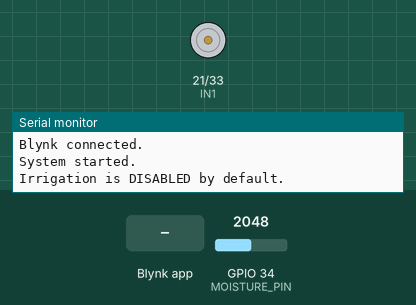
A sketch run on a simulated ESP32. Parts: motor-driver pin pairs drawn as motors (green arrow = first pin HIGH = forward, orange = second pin HIGH = backward, longer = more drive), the last lines printed to the serial monitor. Inputs (shaded band) come from the test bench; at power-on: GPIO 34 (MOISTURE_PIN) = 2048 (analog values on the 0–4095 scale). WiFi joins after 1.5 s; servers stay silent unless stated.

Above: at 3.0 s.
3.1 s: Blynk app writes 1 to V2
4.6 s: GPIO 34 (MOISTURE_PIN) set to 3167
7.0 s: GPIO 34 (MOISTURE_PIN) set to 3262
At 8.8 s:
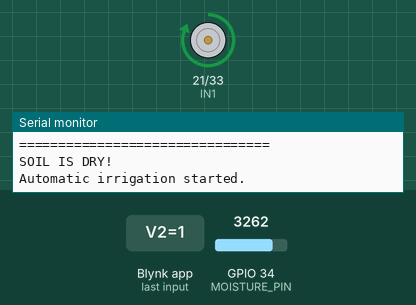
9.3 s: Blynk app writes 0 to V2
At 10.5 s:
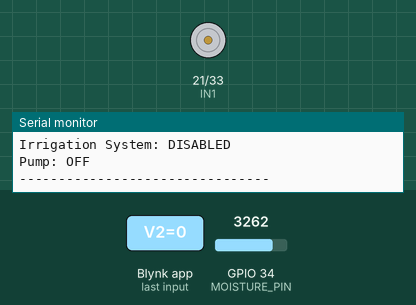
10.8 s: Blynk app writes 200 to V2
At 13.1 s:
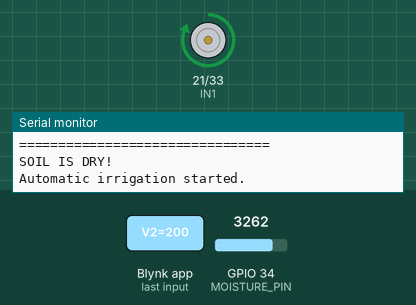
Timing chart, 0 to 14.6 s (numbered marks = the images above; inputs shaded):
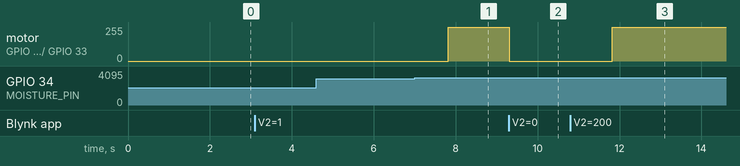

Measured:
- the behaviour switches between 3196 and 3197 on GPIO 34 (MOISTURE_PIN) (found by bisection; images 0 and 1)
- after the input at 7.0 s, motor on GPIO 21 (IN1) / GPIO 33 (IN2): stopped → forward 255/255 after 0.82 s
- after the input at 9.3 s, motor on GPIO 21 (IN1) / GPIO 33 (IN2): forward 255/255 → stopped at once
- after the input at 10.8 s, motor on GPIO 21 (IN1) / GPIO 33 (IN2): stopped → forward 255/255 after 1.0 s

The sketch:

smart_agri_new.ino
```cpp
#define BLYNK_TEMPLATE_ID "TMPL3Mzl4NUfj"
#define BLYNK_TEMPLATE_NAME "smart irrigation"
#define BLYNK_AUTH_TOKEN "6QphUh7au89Doq0LVBAU5_8a4nScN-vi"

#include <WiFi.h>
#include <BlynkSimpleEsp32.h>

// =====================================================
// Wi-Fi Credentials
// =====================================================

char ssid[] = "moto";
char pass[] = "Ebenezer";

// =====================================================
// Hardware Pins
// =====================================================

#define IN1 21
#define IN2 33
#define MOISTURE_PIN 34

// =====================================================
// Moisture Calibration
// =====================================================

const int DRY_VALUE = 3200;
const int WET_VALUE = 2800;

// =====================================================
// Automatic Moisture Thresholds
// =====================================================

// If moisture is 0% or below → Pump ON
const int AUTO_ON_THRESHOLD = 0;

// If moisture reaches 90% → Pump OFF
const int AUTO_OFF_THRESHOLD = 90;

// =====================================================
// Variables
// =====================================================

// Actual pump state
bool currentPumpState = false;

// Master switch from Blynk
// false = irrigation disabled
// true  = automatic irrigation enabled
bool irrigationEnabled = false;

BlynkTimer timer;


// =====================================================
// PUMP CONTROL
// =====================================================

void setPumpState(bool turnOn) {

  currentPumpState = turnOn;

  if (turnOn) {

    digitalWrite(IN1, HIGH);
    digitalWrite(IN2, LOW);

    Serial.println("================================");
    Serial.println("PUMP STATUS: ON");
    Serial.println("================================");

  } else {

    digitalWrite(IN1, LOW);
    digitalWrite(IN2, LOW);

    Serial.println("================================");
    Serial.println("PUMP STATUS: OFF");
    Serial.println("================================");
  }
}


// =====================================================
// READ SOIL MOISTURE
// =====================================================

void checkSoilMoisture() {

  int rawValue = analogRead(MOISTURE_PIN);

  // Convert raw ADC value to percentage
  int moisturePercent = map(
    rawValue,
    DRY_VALUE,
    WET_VALUE,
    0,
    100
  );

  moisturePercent = constrain(
    moisturePercent,
    0,
    100
  );

  // =================================================
  // SEND MOISTURE TO BLYNK
  // =================================================

  Blynk.virtualWrite(V1, moisturePercent);

  // =================================================
  // SERIAL MONITOR
  // =================================================

  Serial.println();
  Serial.println("--------------------------------");

  Serial.print("Raw Sensor Value: ");
  Serial.println(rawValue);

  Serial.print("Soil Moisture: ");
  Serial.print(moisturePercent);
  Serial.println("%");

  Serial.print("Irrigation System: ");

  if (irrigationEnabled) {
    Serial.println("ENABLED");
  } else {
    Serial.println("DISABLED");
  }

  Serial.print("Pump: ");

  if (currentPumpState) {
    Serial.println("ON");
  } else {
    Serial.println("OFF");
  }

  Serial.println("--------------------------------");


  // =================================================
  // MASTER SWITCH CHECK
  // =================================================

  // If V2 is OFF, pump MUST remain OFF.
  // Sensor readings are ignored.

  if (!irrigationEnabled) {

    if (currentPumpState) {
      setPumpState(false);
    }

    return;
  }


  // =================================================
  // AUTOMATIC IRRIGATION
  // =================================================

  // At this point V2 is ON.
  // Automatic irrigation is enabled.


  // =================================================
  // SOIL VERY DRY → PUMP ON
  // =================================================

  if (
    moisturePercent <= AUTO_ON_THRESHOLD &&
    currentPumpState == false
  ) {

    setPumpState(true);

    Blynk.virtualWrite(V2, 1);

    Serial.println("SOIL IS DRY!");
    Serial.println("Automatic irrigation started.");

    Blynk.logEvent(
      "moisture_low",
      "Soil moisture reached 0%. Pump turned ON automatically."
    );
  }


  // =================================================
  // SOIL WET → PUMP OFF
  // =================================================

  if (
    moisturePercent >= AUTO_OFF_THRESHOLD &&
    currentPumpState == true
  ) {

    setPumpState(false);

    Blynk.virtualWrite(V2, 1);

    Serial.println("SOIL MOISTURE REACHED 90%!");
    Serial.println("Pump turned OFF automatically.");

    Blynk.logEvent(
      "moisture_high",
      "Soil moisture reached 90%. Pump turned OFF automatically."
    );
  }
}


// =====================================================
// BLYNK CONNECTED
// =====================================================

BLYNK_CONNECTED() {

  Serial.println("Blynk connected.");

  // Get the V2 switch state from Blynk
  Blynk.syncVirtual(V2);
}


// =====================================================
// BLYNK MASTER SWITCH
// =====================================================

BLYNK_WRITE(V2) {

  int switchState = param.asInt();

  // =================================================
  // USER TURNED V2 OFF
  // =================================================

  if (switchState == 0) {

    irrigationEnabled = false;

    Serial.println();
    Serial.println("================================");
    Serial.println("IRRIGATION DISABLED");
    Serial.println("BLYNK SWITCH: OFF");
    Serial.println("PUMP FORCED OFF");
    Serial.println("================================");

    // Immediately stop pump
    setPumpState(false);
  }


  // =================================================
  // USER TURNED V2 ON
  // =================================================

  else {

    irrigationEnabled = true;

    Serial.println();
    Serial.println("================================");
    Serial.println("IRRIGATION ENABLED");
    Serial.println("BLYNK SWITCH: ON");
    Serial.println("AUTOMATIC MODE ACTIVE");
    Serial.println("================================");

    // Do NOT immediately turn pump ON.
    //
    // The moisture sensor will decide.
    //
    // checkSoilMoisture() will:
    //
    // 0%  → Pump ON
    // 90% → Pump OFF
  }
}


// =====================================================
// SETUP
// =====================================================

void setup() {

  Serial.begin(115200);

  Serial.println();
  Serial.println("================================");
  Serial.println("SMART IRRIGATION SYSTEM");
  Serial.println("================================");
  Serial.println("MASTER SWITCH + AUTOMATIC MODE");
  Serial.println("================================");


  // =================================================
  // PIN CONFIGURATION
  // =================================================

  pinMode(IN1, OUTPUT);
  pinMode(IN2, OUTPUT);
  pinMode(MOISTURE_PIN, INPUT);

  // ESP32 ADC resolution
  analogReadResolution(12);


  // =================================================
  // INITIAL PUMP STATE
  // =================================================

  digitalWrite(IN1, LOW);
  digitalWrite(IN2, LOW);

  currentPumpState = false;
  irrigationEnabled = false;


  // =================================================
  // CONNECT TO BLYNK
  // =================================================

  Serial.println("Connecting to Blynk...");

  Blynk.begin(
    BLYNK_AUTH_TOKEN,
    ssid,
    pass
  );


  // =================================================
  // CHECK SENSOR EVERY 2 SECONDS
  // =================================================

  timer.setInterval(
    2000L,
    checkSoilMoisture
  );


  Serial.println();
  Serial.println("System started.");
  Serial.println("Irrigation is DISABLED by default.");
}


// =====================================================
// MAIN LOOP
// =====================================================

void loop() {

  Blynk.run();

  timer.run();
}
```
